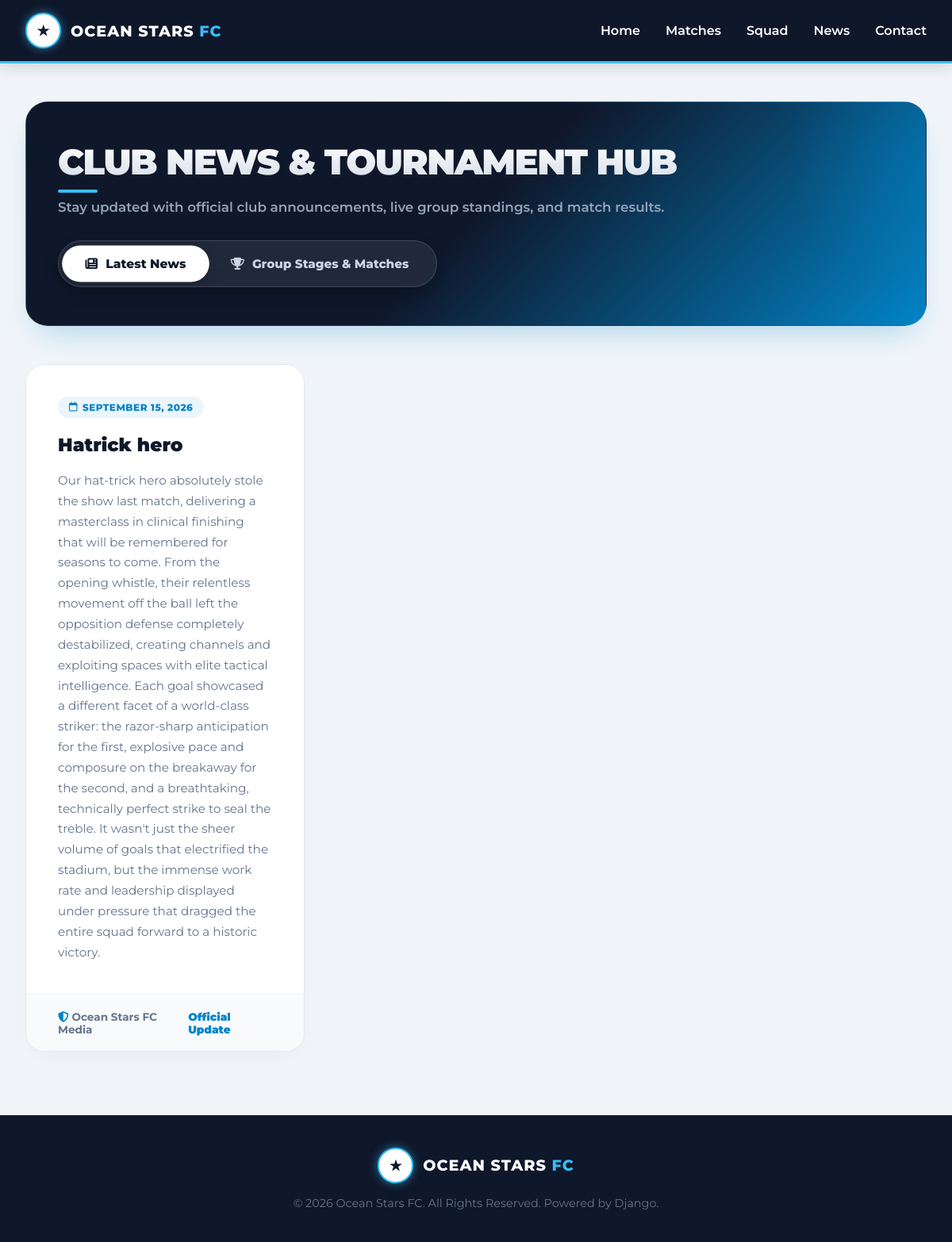
Page /news/ on the committed database.
### core/models.py (models this page shows, shortened)
class News(models.Model):
    title = models.CharField(max_length=200)
    summary = models.TextField()
    published_date = models.DateTimeField(auto_now_add=True)
    from django.db import models

### core/views.py (the view)
# urls.py: path('news/', views.news_view, name='news'),
def news_view(request):
    news_list = News.objects.all().order_by('-published_date')
    matches = Match.objects.all().order_by('-match_date')[:6]
    group_standings = GroupStanding.objects.all()
    context = {
        'news_list': news_list,
        'matches': matches,
        'group_standings': group_standings,
    }
    return render(request, 'core/news.html', context)

### core/templates/core/news.html (shortened to what this page needs)
{% extends 'core/base.html' %}
{% load static %}
{% block content %}
<div class="container news-page-container">
    <div class="news-hero-banner">
        <div>
            <h2 class="section-title">Club News & Tournament Hub</h2>
            <p class="news-hero-subtitle">Stay updated with official club announcements, live group standings, and match results.</p>
        </div>
        <div class="news-nav-tabs">
            <button class="tab-btn active" id="newsTabBtn" onclick="switchTab('news')">
                <i class="fa-solid fa-newspaper"></i> Latest News
            </button>
            <button class="tab-btn" id="standingsTabBtn" onclick="switchTab('standings')">
                <i class="fa-solid fa-trophy"></i> Group Stages & Matches
            </button>
        </div>
    </div>
    <div class="content-tab-pane active" id="newsPane">
        <div class="news-grid">
            {% for news in news_list %}
            <article class="news-card">
                <div class="news-card-body">
                    <span class="news-meta-badge">
                        <i class="fa-regular fa-calendar"></i> {{ news.published_date|date:"F j, Y" }}
                    </span>
                    <h3 class="news-title">
                        {{ news.title }}
                    </h3>
                    <p class="news-summary">
                        {{ news.summary }}
                    </p>
                </div>
                <div class="news-card-footer">
                    <span><i class="fa-solid fa-shield-halved" style="color: var(--ocean-blue);"></i> Ocean Stars FC Media</span>
                    <span style="color: var(--ocean-blue); font-weight: 900;">Official Update</span>
                </div>
            </article>
            {% endfor %}
        </div>
    </div>
</div>
{% endblock %}

### core/templates/core/base.html (style rules this page uses)
:root { --ocean-light: #38bdf8; --ocean-blue: #0284c7; --ocean-dark: #0f172a; --pure-white: #ffffff; --off-white: #f1f5f9; --text-gray: #64748b; }
* { margin: 0; padding: 0; box-sizing: border-box; font-family: 'Montserrat', sans-serif; }
body { background-color: var(--off-white); color: var(--ocean-dark); display: flex; flex-direction: column; min-height: 100vh; animation: fadeIn 0.6s ease-in-out; }
.container { max-width: 1200px; margin: 0 auto; padding: 3rem 2rem; }
.section-title { font-size: 2.2rem; font-weight: 800; text-transform: uppercase; margin-bottom: 2rem; position: relative; }
.section-title::after { content: ''; display: block; width: 50px; height: 4px; background-color: var(--ocean-light); margin-top: 8px; border-radius: 2px; transition: width 0.4s ease; }

### core/templates/core/news.html (style rules this page uses)
.news-page-container { animation: pageEntrance 0.8s cubic-bezier(0.16, 1, 0.3, 1) forwards; padding-bottom: 5rem; }
.news-hero-banner { position: relative; background: linear-gradient(135deg, var(--ocean-dark) 0%, #0f172a 50%, var(--ocean-blue) 100%); border-radius: 28px; padding: 3rem 2.5rem; margin-bottom: 3rem; color: var(--pure-white); box-shadow: 0 20px 40px -15px rgba(2, 132, 199, 0.3); overflow: hidden; display: flex; justify-content: space-between; align-items: center; flex-wrap: wrap; gap: 2rem; border: 1px solid rgba(255, 255, 255, 0.1); }
.news-hero-banner::after { content: ''; position: absolute; top: -50%; right: -20%; width: 400px; height: 400px; background: radial-gradient(circle, rgba(2, 132, 199, 0.4) 0%, transparent 70%); pointer-events: none; }
.section-title { font-size: 2.8rem; font-weight: 900; letter-spacing: -1.5px; margin: 0 0 8px 0; background: linear-gradient(180deg, #ffffff 0%, #cbd5e1 100%); -webkit-background-clip: text; -webkit-text-fill-color: transparent; }
.news-hero-subtitle { color: #94a3b8; font-size: 1.05rem; font-weight: 600; margin: 0; }
.news-nav-tabs { display: flex; background: rgba(255, 255, 255, 0.08); backdrop-filter: blur(12px); padding: 6px; border-radius: 50px; border: 1px solid rgba(255, 255, 255, 0.15); box-shadow: 0 8px 20px rgba(0,0,0,0.2); }
.tab-btn { background: transparent; border: none; padding: 0.8rem 1.8rem; border-radius: 50px; font-weight: 800; font-size: 0.95rem; color: #cbd5e1; cursor: pointer; transition: all 0.4s cubic-bezier(0.4, 0, 0.2, 1); display: inline-flex; align-items: center; gap: 10px; }
.tab-btn.active { background: var(--pure-white); color: var(--ocean-dark); box-shadow: 0 4px 20px rgba(0, 0, 0, 0.15); transform: scale(1.02); }
.content-tab-pane { display: none; opacity: 0; transform: translateY(10px); transition: opacity 0.4s ease, transform 0.4s ease; }
.content-tab-pane.active { display: block; opacity: 1; transform: translateY(0); }
.news-grid { display: grid; grid-template-columns: repeat(auto-fill, minmax(350px, 1fr)); gap: 2.5rem; }
.news-card { background: var(--pure-white); border-radius: 24px; overflow: hidden; box-shadow: 0 10px 30px -10px rgba(0,0,0,0.06); border: 1px solid #e2e8f0; display: flex; flex-direction: column; justify-content: space-between; transition: all 0.4s cubic-bezier(0.165, 0.84, 0.44, 1); position: relative; }
.news-card::before { content: ''; position: absolute; top: 0; left: 0; width: 100%; height: 4px; background: linear-gradient(90deg, var(--ocean-blue), var(--ocean-light)); opacity: 0; transition: opacity 0.3s ease; }
.news-card-body { padding: 2.5rem; }
.news-meta-badge { display: inline-flex; align-items: center; gap: 6px; font-size: 0.75rem; font-weight: 800; color: var(--ocean-blue); background: rgba(2, 132, 199, 0.08); padding: 6px 14px; border-radius: 50px; text-transform: uppercase; letter-spacing: 0.5px; margin-bottom: 1.2rem; }
.news-title { font-size: 1.45rem; font-weight: 900; line-height: 1.35; margin-bottom: 1rem; color: var(--ocean-dark); transition: color 0.2s ease; }
.news-summary { color: var(--text-gray); font-size: 0.95rem; line-height: 1.7; }
.news-card-footer { background: #f8fafc; padding: 1.2rem 2.5rem; border-top: 1px solid #f1f5f9; display: flex; justify-content: space-between; align-items: center; font-size: 0.85rem; font-weight: 700; color: #64748b; }

### rows in the picture
News: published_date "SEPTEMBER 15, 2026", title "Hatrick hero", summary "Our hat-trick hero absolutely stole the show last match, delivering a masterclass in clinical finishing that will be remembered for seasons to come. From the opening whistle, their relentless movement off the ball left the opposition defense completely destabilized, creating channels and exploiting spaces with elite tactical intelligence. Each goal showcased a different facet of a world-class striker: the razor-sharp anticipation for the first, explosive pace and composure on the breakaway for the second, and a breathtaking, technically perfect strike to seal the treble. It wasn't just the sheer volume of goals that electrified the stadium, but the immense work rate and leadership displayed…"
